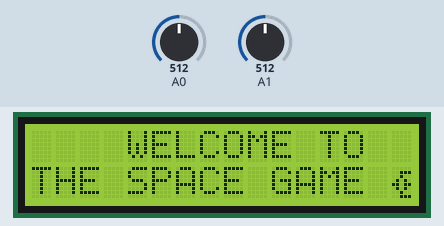
Recording of a sketch running on a simulated Arduino Uno, built with avr-gcc and run on an emulated ATmega328P. On the bench: 16×2 character LCD. The inputs (shaded band) are chosen by the test bench; at power-on: A0 = 512, A1 = 512.

Above: at 1.3 s.
At 4.8 s:
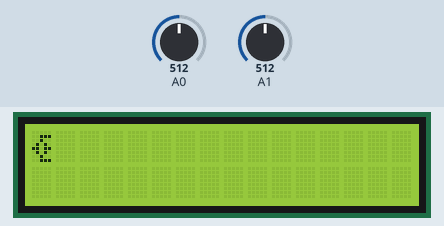
4.9 s: A0 set to 1010
At 6.0 s:
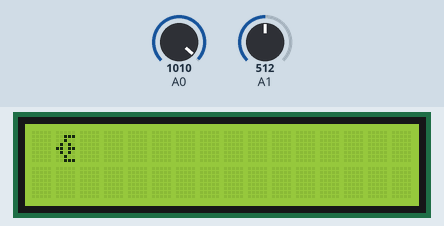
7.9 s: A0 set to 0
At 8.9 s:
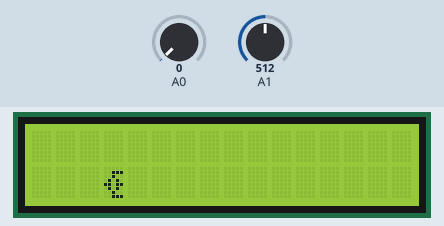
10.5 s: A1 set to 11
12.3 s: A1 set to 8
At 13.7 s:
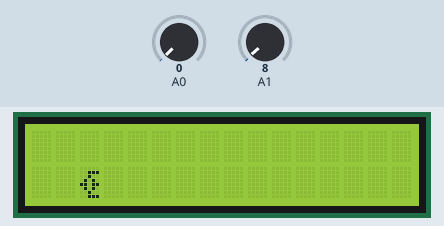
15.3 s: A1 set to 122
Timing chart, 0 to 17.9 s (numbered marks = the images above; inputs shaded):
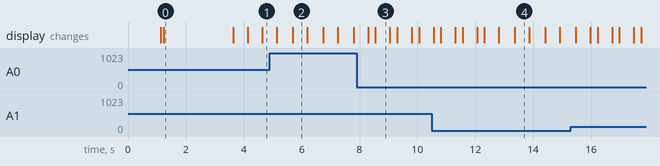

The sketch:

space_game.ino
```cpp
#include <SPI.h>
#include "RF24.h"
#include <LiquidCrystal.h>
LiquidCrystal lcd(2, 3, 4, 5, 6, 7);

char msg[1]; //SCK -> 13//MISO -> 12//MOSI -> 11//CSN -> 10//CE -> 9
RF24 radio(9, 10);
const uint64_t pipe = 0b00000;
String val;
int i = 0,x , y;


byte spaceplane[8] = {
  0b00000,
  0b00111,
  0b00100,
  0b01010,
  0b11011,
  0b01010,
  0b00100,
  0b00111
};
byte spaceplane1[8] = {
  0b00000,
  0b11100,
  0b00100,
  0b01010,
  0b00111,
  0b01010,
  0b00100,
  0b11100
};
void setup() {
  lcd.begin(16, 2);
  lcd.createChar(4, spaceplane);
  lcd.createChar(5, spaceplane1);
  lcd.setCursor(0, 0);
  lcd.begin(16, 2);
  lcd.setCursor(4, 0);
  lcd.print("WELCOME TO");
  delay(1000);
  lcd.setCursor(0, 2);
  lcd.print("THE SPACE GAME ");
  delay(100);
  lcd.setCursor(15, 2);
  lcd.write(4);
  delay(100);
  lcd.setCursor(16, 2);
  lcd.write(4);
  delay(100);
  lcd.setCursor(17, 2);
  lcd.write(4);
  delay(100);
  lcd.setCursor(18, 2);
  lcd.write(4);
  delay(100);
  lcd.setCursor(19, 2);
  lcd.write(4);
  delay(2000);
  lcd.clear();
}
void loop()
{
  int a , b;

  a = analogRead(A0);
  b = analogRead(A1);

  if ( a > 1000 && 490 < b < 525 )   //// right
  {
    x++;
    delay(300);
  }

  if ( 490 < a < 525 && b < 10 ) //////// left
  {

    x--;
    delay(300);
  }

  if ( a < 10  && 490 < b < 595 ) //////// down

  {
    y = 1;
    delay(250);
  }

  if ( a > 1000  && 490 < b < 530 )  //////// up

  {
    y = 0;
    delay(250);
  }

  if (x == 15)
  {
    x = 15;
  }


  lcd.setCursor(x, y);
  lcd.write(4);
  delay(500);
  lcd.clear();

}
```

Measured:
- what the display in image 0 shows lasts 2.4 s, from 1.2 s to 3.6 s
- what the display in image 2 shows lasts 0.5 s, from 5.7 s to 6.2 s
